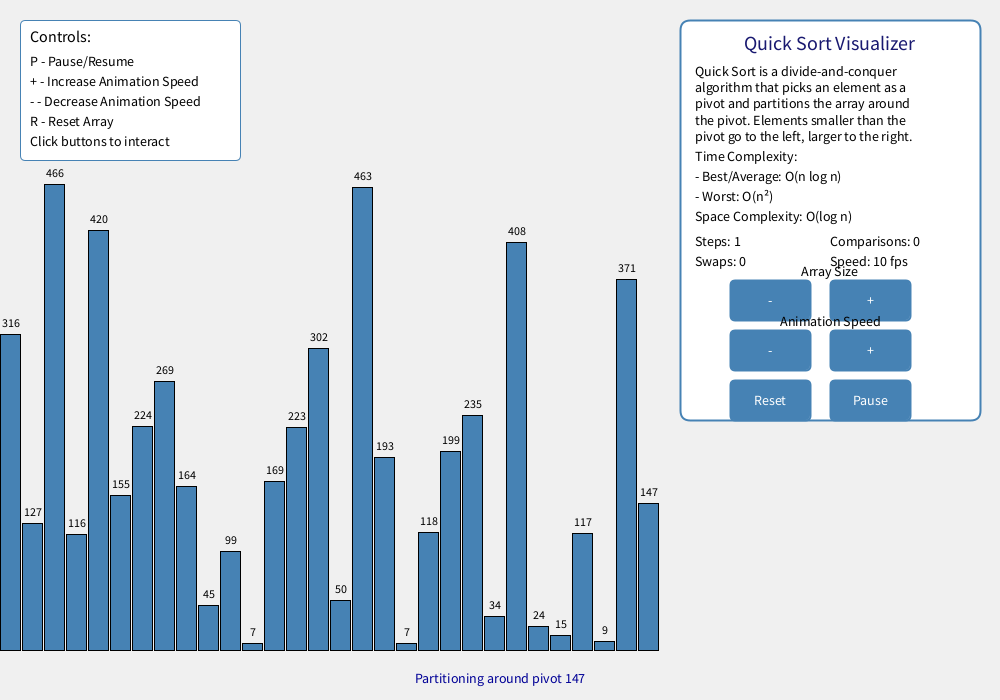
Frame 1 (no input)
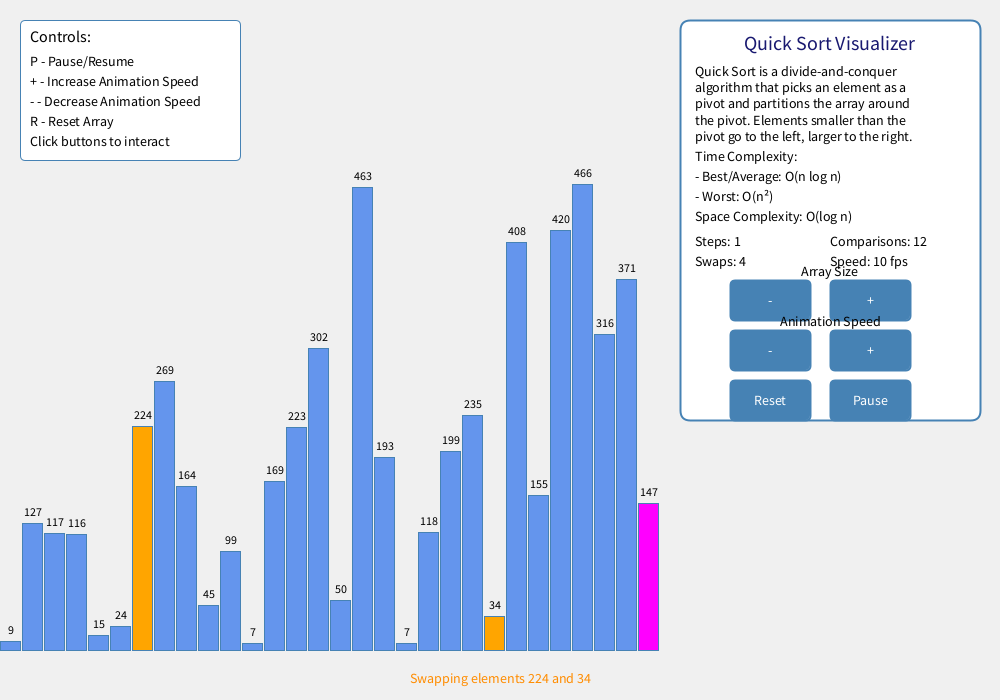
Frame 60 (the mouse pressed at the canvas centre just before this capture)
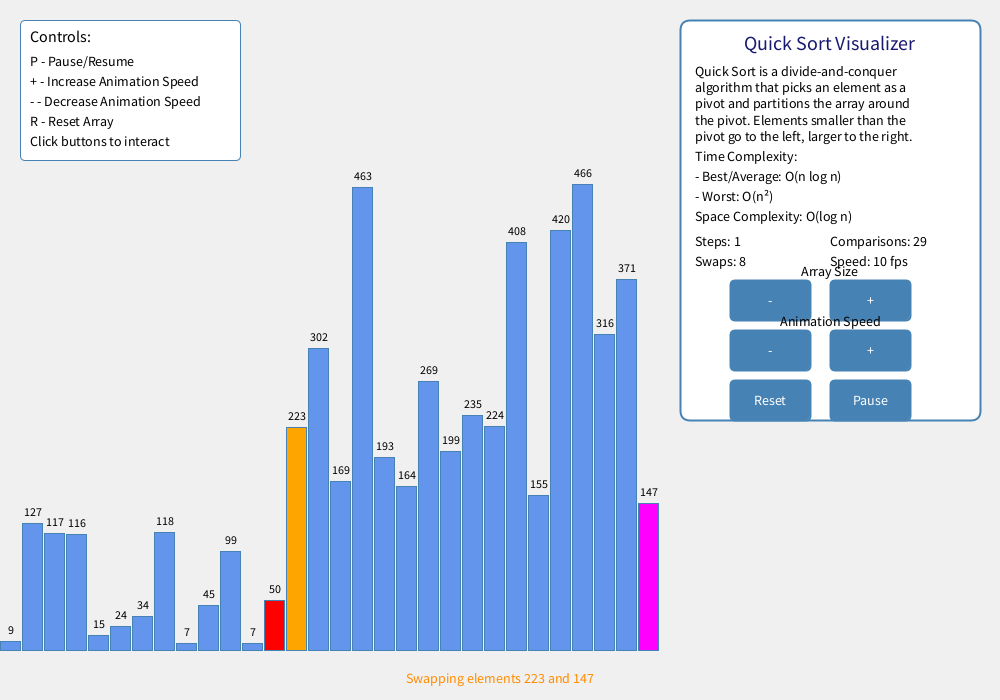
Frame 120 (the mouse held since frame 60 and released just before this capture)

The Processing sketch that drew these frames (run headless with seeded random() and noise(); from frame 60 on, the mouse is pressed at the canvas centre):

// Processing sketch: quick_sort
// ── quick_sort.pde
int[] arr;
int n;
boolean sorted;
boolean paused = false;
int comparisons = 0;
int swaps = 0;
int steps = 0;
float animationProgress = 0;
boolean isAnimating = false;
int currentSpeed = 10;

// Quick sort specific variables
int pivotIndex = -1;
int leftPointer = -1;
int rightPointer = -1;
int currentPartitionStart = -1;
int currentPartitionEnd = -1;
boolean partitioning = false;
boolean swapping = false;
int swapIndex1 = -1;
int swapIndex2 = -1;
ArrayList<int[]> partitionStack = new ArrayList<int[]>();

// UI Panel dimensions
int panelWidth = 300;
int panelHeight = 400;
int panelX, panelY;

// Button dimensions
int buttonWidth = 80;
int buttonHeight = 40;
int buttonSpacing = 10;

// Buttons
int resetX, resetY;
boolean resetHover = false;

// Stop button
int stopX, stopY;
boolean stopHover = false;

// Size control buttons
int decreaseSizeX, decreaseSizeY;
int increaseSizeX, increaseSizeY;
boolean decreaseSizeHover = false;
boolean increaseSizeHover = false;

// Speed control buttons
int decreaseSpeedX, decreaseSpeedY;
int increaseSpeedX, increaseSpeedY;
boolean decreaseSpeedHover = false;
boolean increaseSpeedHover = false;

void setup() {
  size(1000, 700);
  panelX = width - panelWidth - 20;
  panelY = 20;

  // Initialize array size
  n = 30; // Default number of elements

  // Position all buttons with fixed pixel positions relative to panel
  // Array Size buttons - top row
  decreaseSizeX = panelX + 50;
  decreaseSizeY = panelY + 260;
  increaseSizeX = panelX + 150;
  increaseSizeY = panelY + 260;

  // Animation Speed buttons - middle row
  decreaseSpeedX = panelX + 50;
  decreaseSpeedY = panelY + 310;
  increaseSpeedX = panelX + 150;
  increaseSpeedY = panelY + 310;

  // Reset and Pause buttons - bottom row
  resetX = panelX + 50;
  resetY = panelY + 360;
  stopX = panelX + 150;
  stopY = panelY + 360;

  resetArray();
}

void resetArray() {
  // Keep the current array size
  arr = new int[n];
  for (int k = 0; k < n; k++) {
    arr[k] = int(random(height * 0.7));
  }

  // Reset quick sort variables
  pivotIndex = -1;
  leftPointer = -1;
  rightPointer = -1;
  currentPartitionStart = -1;
  currentPartitionEnd = -1;
  partitioning = false;
  swapping = false;
  swapIndex1 = -1;
  swapIndex2 = -1;
  partitionStack.clear();

  // Add initial partition (whole array)
  partitionStack.add(new int[] {0, n-1});

  // Reset counters
  sorted = false;
  comparisons = 0;
  swaps = 0;
  steps = 0;
  isAnimating = false;

  // Keep the current speed setting
  frameRate(currentSpeed);
}

void draw() {
  background(240);

  // Draw array bars
  drawArrayBars();

  // Update sorting algorithm
  updateSorting();

  // Draw information panel
  drawInfoPanel();

  // Draw buttons
  drawButtons();

  // Draw controls legend
  drawControlsLegend();
}

void drawArrayBars() {
  int barWidth = (width - panelWidth - 40) / n;

  for (int k = 0; k < n; k++) {
    // Determine the color based on the current state
    if (sorted) {
      fill(0, 200, 0); // All green when sorted
    } else if (k == pivotIndex) {
      fill(255, 0, 255); // Purple for pivot
    } else if (swapping && (k == swapIndex1 || k == swapIndex2)) {
      fill(255, 165, 0); // Orange for swapping elements
    } else if (k == leftPointer || k == rightPointer) {
      fill(255, 0, 0); // Red for pointers
    } else if (currentPartitionStart <= k && k <= currentPartitionEnd) {
      fill(100, 149, 237); // Light blue for current partition
    } else {
      fill(70, 130, 180); // Steel blue for unsorted elements
    }

    // Draw the bar
    rect(k * barWidth, height - arr[k] - 50, barWidth - 2, arr[k]);

    // Show array values
    fill(0);
    textSize(12);
    textAlign(CENTER, BOTTOM);
    text(arr[k], k * barWidth + barWidth / 2, height - arr[k] - 55);
  }
}

void updateSorting() {
  if (!paused && !sorted) {
    if (isAnimating) {
      // Handle animation
      animationProgress += 0.1;
      if (animationProgress >= 1) {
        isAnimating = false;

        if (swapping) {
          // Complete the swap
          int temp = arr[swapIndex1];
          arr[swapIndex1] = arr[swapIndex2];
          arr[swapIndex2] = temp;
          swapping = false;
          swaps++;
        }
      }
    } else {
      // If we're not currently partitioning, get the next partition from the stack
      if (!partitioning && !partitionStack.isEmpty()) {
        int[] partition = partitionStack.remove(0);
        currentPartitionStart = partition[0];
        currentPartitionEnd = partition[1];

        if (currentPartitionStart < currentPartitionEnd) {
          // Start partitioning this segment
          partitioning = true;
          pivotIndex = currentPartitionEnd; // Using last element as pivot
          leftPointer = currentPartitionStart;
          rightPointer = currentPartitionEnd - 1;
          steps++;
        }
      } else if (partitioning) {
        // Continue partitioning the current segment
        if (leftPointer <= rightPointer) {
          // Find element on left side to swap
          if (arr[leftPointer] <= arr[pivotIndex]) {
            leftPointer++;
            comparisons++;
          } else if (arr[rightPointer] > arr[pivotIndex]) {
            rightPointer--;
            comparisons++;
          } else {
            // Swap elements
            swapping = true;
            swapIndex1 = leftPointer;
            swapIndex2 = rightPointer;
            isAnimating = true;
            animationProgress = 0;
          }
        } else {
          // Swap pivot into its final position
          swapping = true;
          swapIndex1 = leftPointer;
          swapIndex2 = pivotIndex;
          isAnimating = true;
          animationProgress = 0;

          // After this swap, the pivot will be in its final position
          // Add the two resulting partitions to the stack
          if (currentPartitionStart < leftPointer - 1) {
            partitionStack.add(new int[] {currentPartitionStart, leftPointer - 1});
          }
          if (leftPointer + 1 < currentPartitionEnd) {
            partitionStack.add(new int[] {leftPointer + 1, currentPartitionEnd});
          }

          // Reset partitioning state
          partitioning = false;
        }
      } else {
        // No more partitions to process, sorting is complete
        sorted = true;
      }
    }
  }
}

void drawInfoPanel() {
  // Draw panel background
  fill(255);
  stroke(70, 130, 180);
  strokeWeight(2);
  rect(panelX, panelY, panelWidth, panelHeight, 10);

  // Draw panel title
  fill(25, 25, 112);
  textSize(20);
  textAlign(CENTER, TOP);
  text("Quick Sort Visualizer", panelX + panelWidth/2, panelY + 15);

  // Draw algorithm information
  textSize(14);
  textAlign(LEFT, TOP);
  fill(0);
  String info = "Quick Sort is a divide-and-conquer\nalgorithm that picks an element as a\npivot and partitions the array around\nthe pivot. Elements smaller than the\npivot go to the left, larger to the right.";
  text(info, panelX + 15, panelY + 45);

  // Draw complexity information
  text("Time Complexity:", panelX + 15, panelY + 130);
  text("- Best/Average: O(n log n)", panelX + 15, panelY + 150);
  text("- Worst: O(n²)", panelX + 15, panelY + 170);
  text("Space Complexity: O(log n)", panelX + 15, panelY + 190);

  // Draw current metrics
  textAlign(LEFT, TOP);
  text("Steps: " + steps, panelX + 15, panelY + 215);
  text("Comparisons: " + comparisons, panelX + 150, panelY + 215);
  text("Swaps: " + swaps, panelX + 15, panelY + 235);
  text("Speed: " + currentSpeed + " fps", panelX + 150, panelY + 235);

  // Draw current action
  textAlign(CENTER, BOTTOM);
  fill(0);
  String action = "";
  if (sorted) {
    action = "Array Sorted!";
    fill(0, 150, 0);
  } else if (paused) {
    action = "Paused";
    fill(150, 0, 0);
  } else if (swapping) {
    action = "Swapping elements " + arr[swapIndex1] + " and " + arr[swapIndex2];
    fill(255, 140, 0);
  } else if (partitioning) {
    action = "Partitioning around pivot " + arr[pivotIndex];
    fill(0, 0, 150);
  } else {
    action = "Selecting next partition";
    fill(0, 0, 150);
  }
  text(action, width/2, height - 15);
}

void drawButtons() {
  // Reset button
  if (mouseX >= resetX && mouseX <= resetX + buttonWidth &&
      mouseY >= resetY && mouseY <= resetY + buttonHeight) {
    fill(100, 149, 237); // Hover color
    resetHover = true;
  } else {
    fill(70, 130, 180); // Normal color
    resetHover = false;
  }
  rect(resetX, resetY, buttonWidth, buttonHeight, 5);
  fill(255);
  textAlign(CENTER, CENTER);
  text("Reset", resetX + buttonWidth/2, resetY + buttonHeight/2);

  // Stop button
  if (mouseX >= stopX && mouseX <= stopX + buttonWidth &&
      mouseY >= stopY && mouseY <= stopY + buttonHeight) {
    fill(100, 149, 237); // Hover color
    stopHover = true;
  } else {
    fill(paused ? 220 : 70, paused ? 20 : 130, paused ? 60 : 180); // Red when paused, blue when running
    stopHover = false;
  }
  rect(stopX, stopY, buttonWidth, buttonHeight, 5);
  fill(255);
  textAlign(CENTER, CENTER);
  text(paused ? "Resume" : "Pause", stopX + buttonWidth/2, stopY + buttonHeight/2);

  // Size control buttons
  fill(0);
  textAlign(CENTER, TOP);
  text("Array Size", panelX + panelWidth/2, decreaseSizeY - 15);

  // Decrease size button
  if (mouseX >= decreaseSizeX && mouseX <= decreaseSizeX + buttonWidth &&
      mouseY >= decreaseSizeY && mouseY <= decreaseSizeY + buttonHeight) {
    fill(100, 149, 237); // Hover color
    decreaseSizeHover = true;
  } else {
    fill(70, 130, 180); // Normal color
    decreaseSizeHover = false;
  }
  rect(decreaseSizeX, decreaseSizeY, buttonWidth, buttonHeight, 5);
  fill(255);
  textAlign(CENTER, CENTER);
  text("-", decreaseSizeX + buttonWidth/2, decreaseSizeY + buttonHeight/2);

  // Increase size button
  if (mouseX >= increaseSizeX && mouseX <= increaseSizeX + buttonWidth &&
      mouseY >= increaseSizeY && mouseY <= increaseSizeY + buttonHeight) {
    fill(100, 149, 237); // Hover color
    increaseSizeHover = true;
  } else {
    fill(70, 130, 180); // Normal color
    increaseSizeHover = false;
  }
  rect(increaseSizeX, increaseSizeY, buttonWidth, buttonHeight, 5);
  fill(255);
  textAlign(CENTER, CENTER);
  text("+", increaseSizeX + buttonWidth/2, increaseSizeY + buttonHeight/2);

  // Speed control buttons
  fill(0);
  textAlign(CENTER, TOP);
  text("Animation Speed", panelX + panelWidth/2, decreaseSpeedY - 15);

  // Decrease speed button
  if (mouseX >= decreaseSpeedX && mouseX <= decreaseSpeedX + buttonWidth &&
      mouseY >= decreaseSpeedY && mouseY <= decreaseSpeedY + buttonHeight) {
    fill(100, 149, 237); // Hover color
    decreaseSpeedHover = true;
  } else {
    fill(70, 130, 180); // Normal color
    decreaseSpeedHover = false;
  }
  rect(decreaseSpeedX, decreaseSpeedY, buttonWidth, buttonHeight, 5);
  fill(255);
  textAlign(CENTER, CENTER);
  text("-", decreaseSpeedX + buttonWidth/2, decreaseSpeedY + buttonHeight/2);

  // Increase speed button
  if (mouseX >= increaseSpeedX && mouseX <= increaseSpeedX + buttonWidth &&
      mouseY >= increaseSpeedY && mouseY <= increaseSpeedY + buttonHeight) {
    fill(100, 149, 237); // Hover color
    increaseSpeedHover = true;
  } else {
    fill(70, 130, 180); // Normal color
    increaseSpeedHover = false;
  }
  rect(increaseSpeedX, increaseSpeedY, buttonWidth, buttonHeight, 5);
  fill(255);
  textAlign(CENTER, CENTER);
  text("+", increaseSpeedX + buttonWidth/2, increaseSpeedY + buttonHeight/2);
}

void drawControlsLegend() {
  fill(255);
  stroke(70, 130, 180);
  strokeWeight(1);
  rect(20, 20, 220, 140, 5);

  fill(0);
  textAlign(LEFT, TOP);
  textSize(16);
  text("Controls:", 30, 30);
  textSize(14);
  text("P - Pause/Resume", 30, 55);
  text("+ - Increase Animation Speed", 30, 75);
  text("- - Decrease Animation Speed", 30, 95);
  text("R - Reset Array", 30, 115);
  text("Click buttons to interact", 30, 135);
}

void mousePressed() {
  if (resetHover) {
    resetArray();
  } else if (stopHover) {
    paused = !paused;
  } else if (decreaseSizeHover && n > 10) {
    n -= 5;
    resetArray();
  } else if (increaseSizeHover && n < 100) {
    n += 5;
    resetArray();
  } else if (decreaseSpeedHover && currentSpeed > 5) {
    currentSpeed -= 5;
    frameRate(currentSpeed);
  } else if (increaseSpeedHover) {
    currentSpeed += 5;
    frameRate(currentSpeed);
  }
}

void keyPressed() {
  if (key == 'p' || key == 'P') {
    paused = !paused;
  } else if (key == '+') {
    currentSpeed += 5;
    frameRate(currentSpeed);
  } else if (key == '-' && currentSpeed > 5) {
    currentSpeed -= 5;
    frameRate(currentSpeed);
  } else if (key == 'r' || key == 'R') {
    resetArray();
  }
}
